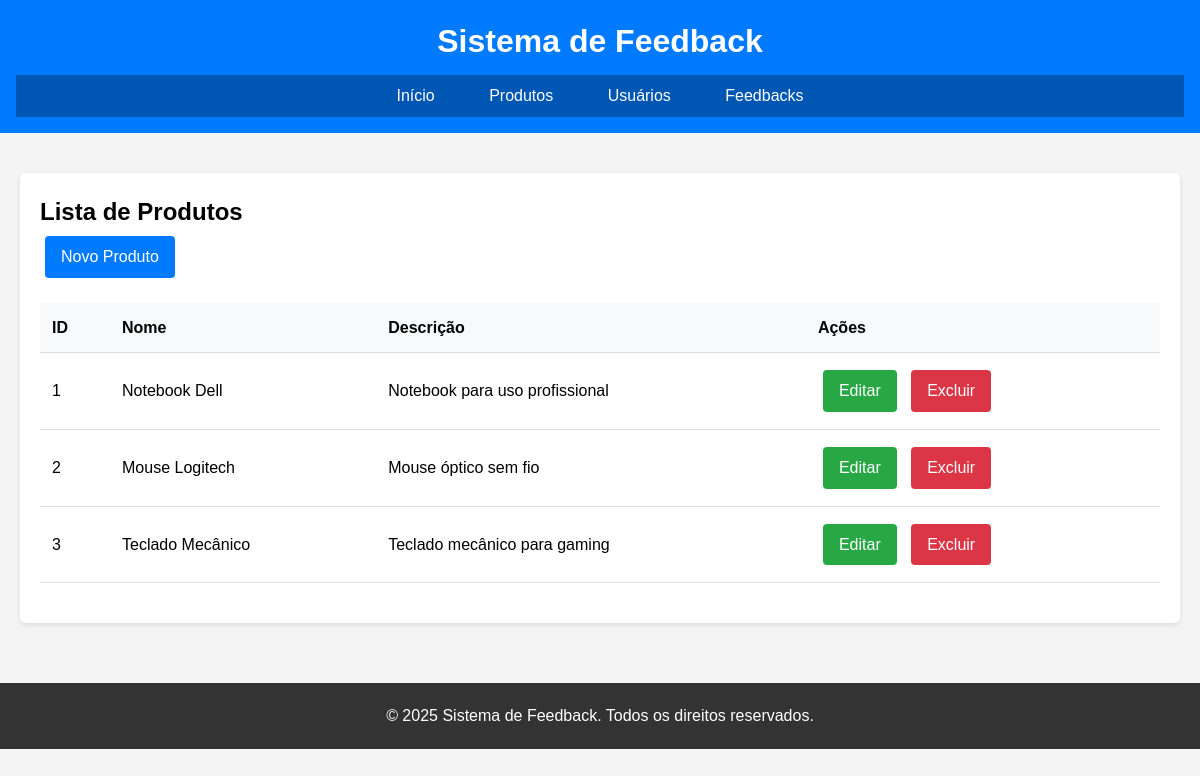
The page /?param=produto/lista on the database its author committed.
### tables this page shows
CREATE TABLE IF NOT EXISTS produtos (
    id INT AUTO_INCREMENT PRIMARY KEY,
    nome VARCHAR(255) NOT NULL,
    descricao TEXT,
    created_at TIMESTAMP DEFAULT CURRENT_TIMESTAMP,
    updated_at TIMESTAMP DEFAULT CURRENT_TIMESTAMP ON UPDATE CURRENT_TIMESTAMP
);

### controller/Produto.php (called while the page is built, shortened)
<?php
class Produto {
    private $template;
    public function __construct(){
        $this->template = new ClientTemp();
    }
    public function listar(){
        $service = new ProductService();
        $resultado = $service->listar();
        $this->template->layout("/public/Produto/listar.php", $resultado);
    }
}

### generic/Acao.php (called while the page is built, shortened)
<?php
class Acao {
    private $classe;
    private $metodo;
    public function __construct($classe, $metodo){
        $this->classe = $classe;
        $this->metodo = $metodo;
    }
    public function executar(){
        try {
            $obj = new $classe();
            $metodo = $this->metodo;
            $obj->$metodo();
        } catch(\Exception $e) {
            echo "<div style='color: red; padding: 20px; background: #ffebee; border: 1px solid #f44336; margin: 20px; border-radius: 4px;'>";
            echo "<h3>Erro na execução:</h3>";
            echo "<p><strong>Mensagem:</strong> " . $e->getMessage() . "</p>";
            echo "<p><strong>Arquivo:</strong> " . $e->getFile() . "</p>";
            echo "<p><strong>Linha:</strong> " . $e->getLine() . "</p>";
            echo "<p><strong>Classe tentada:</strong> controller\\" . $this->classe . "</p>";
            echo "<p><strong>Método tentado:</strong> " . $this->metodo . "</p>";
            echo "</div>";
        }
    }
}

### generic/MysqlSingleton.php (called while the page is built, shortened)
<?php
class MysqlSingleton{
    private static $instance = null;
    private $conexao = null;
    private function __construct(){
        try{
            $config = include __DIR__ . '/../config.php';
            $db = $config['database'];
            $dsn = "mysql:host={$db['host']};dbname={$db['dbname']};charset={$db['charset']}";
            $this->conexao = new \PDO($dsn, $db['username'], $db['password']);
            $this->conexao->setAttribute(\PDO::ATTR_ERRMODE, \PDO::ERRMODE_EXCEPTION);
            $this->conexao->setAttribute(\PDO::ATTR_DEFAULT_FETCH_MODE, \PDO::FETCH_ASSOC);
        } catch(\PDOException $e){
            echo "Erro ao conectar ao banco: " . $e->getMessage();
            exit;
        }
    }
    public static function getInstance(){
        if(self::$instance === null){
            self::$instance = new MysqlSingleton();
        }
        return self::$instance;
    }
    public function executar($query, $param = array()){
        if($this->conexao){
            $sth = $this->conexao->prepare($query);
            $sth->execute();
            try {
                return $sth->fetchAll(\PDO::FETCH_ASSOC);
            } catch(\Exception $e){
                return [];
            }
        }
        return [];
    }
}

### config.php (called while the page is built)
<?php
return [
    'database' => [
        'host' => 'localhost',
        'dbname' => 'feedback_db',
        'username' => 'root',
        'password' => '',
        'charset' => 'utf8'
    ],
    'app' => [
        'name' => 'Sistema de Feedback',
        'version' => '1.0.0'
    ]
];

### dao/ProdutoDAO.php (called while the page is built, shortened)
<?php
class ProdutoDAO extends MysqlFactory {
    public function listar(){
        try {
            $sql = "select id, nome, descricao, created_at from produtos ORDER BY created_at DESC";
            return $this->banco->executar($sql);
        } catch (\Exception $e) {
            throw new \Exception("Erro ao acessar o banco de dados para listar produtos: " . $e->getMessage());
        }
    }
}

### service/ProductService.php (called while the page is built, shortened)
<?php
class ProductService {
    private $dao;
    public function __construct(){
        $this->dao = new ProdutoDAO();
    }
    public function listar(){
        try {
            return $this->dao->listar();
        } catch (\Exception $e) {
            throw new \Exception("Erro ao listar produtos: " . $e->getMessage());
        }
    }
}

### generic/Autoload.php (called while the page is built, shortened)
<?php
spl_autoload_register(function($class){
    $baseDir = __DIR__ . DIRECTORY_SEPARATOR . '..' . DIRECTORY_SEPARATOR;
    $file = $baseDir . str_replace('\\', DIRECTORY_SEPARATOR, $class) . ".php";
    if(file_exists($file)){
        return true;
    }
    return false;
});

### generic/MysqlFactory.php (called while the page is built, shortened)
<?php
    class MysqlFactory{
        public function __construct(){
            $this->banco = MysqlSingleton::getInstance();
        }
    }

### public/Produto/listar.php (the view)
<h2>Lista de Produtos</h2>
<a href="?param=produto/formulario" class="btn">Novo Produto</a>
<table>
    <tr><th>ID</th><th>Nome</th><th>Descrição</th><th>Ações</th></tr>
<?php if($parametro && count($parametro) > 0): ?>
    <?php foreach($parametro as $p): ?>
    <tr>
        <td><?= htmlspecialchars($p['id']) ?></td>
        <td><?= htmlspecialchars($p['nome']) ?></td>
        <td><?= htmlspecialchars($p['descricao']) ?></td>
        <td>
            <a href="?param=produto/formularioalterar&id=<?= $p['id'] ?>" class="btn" style="background: #28a745;">Editar</a>
            <a href="?param=produto/excluir&id=<?= $p['id'] ?>" class="btn" style="background: #dc3545;" onclick="return confirm('Tem certeza que deseja excluir este produto?')">Excluir</a>
        </td>
    </tr>
    <?php endforeach; ?>
<?php else: ?>
    <tr>
        <td colspan="4" style="text-align: center; color: #666;">Nenhum produto cadastrado</td>
    </tr>
<?php endif; ?>
</table>

### template/ClientTemp.php (style rules this page uses)
* { margin: 0; padding: 0; box-sizing: border-box; }
body { font-family: Arial, sans-serif; background: #f4f4f4; line-height: 1.6; }
table { width: 100%; border-collapse: collapse; margin: 20px 0; }
th, td { padding: 12px; text-align: left; border-bottom: 1px solid #ddd; }
th { background: #f8f9fa; font-weight: bold; }
.btn { background: #007BFF; color: white; padding: 8px 16px; text-decoration: none; border-radius: 4px; display: inline-block; margin: 5px; border: none; cursor: pointer; }

### rows shown on the page
produtos: id "1", nome "Notebook Dell", descricao "Notebook para uso profissional"
produtos: id "2", nome "Mouse Logitech", descricao "Mouse óptico sem fio"
produtos: id "3", nome "Teclado Mecânico", descricao "Teclado mecânico para gaming"
